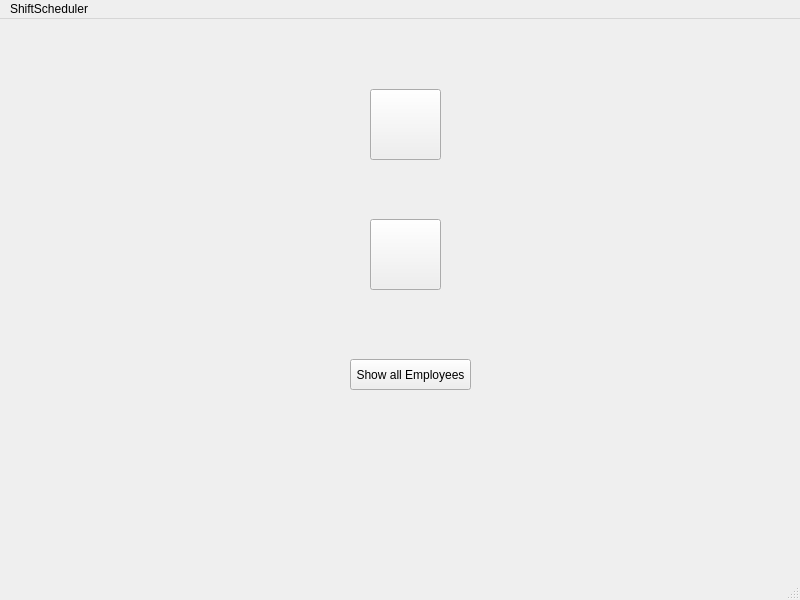
<?xml version="1.0" encoding="UTF-8"?>
<ui version="4.0">
 <class>MainWindow</class>
 <widget class="QMainWindow" name="MainWindow">
  <property name="geometry">
   <rect>
    <x>0</x>
    <y>0</y>
    <width>800</width>
    <height>600</height>
   </rect>
  </property>
  <property name="windowTitle">
   <string>MainWindow</string>
  </property>
  <widget class="QWidget" name="centralwidget">
   <widget class="QPushButton" name="pushButtonAddNewEmployee">
    <property name="geometry">
     <rect>
      <x>370</x>
      <y>70</y>
      <width>71</width>
      <height>71</height>
     </rect>
    </property>
    <property name="toolTip">
     <string>Add new employee</string>
    </property>
    <property name="text">
     <string/>
    </property>
    <property name="icon">
     <iconset resource="qtresource.qrc">
      <normaloff>:/icons/add_worker.png</normaloff>:/icons/add_worker.png</iconset>
    </property>
    <property name="iconSize">
     <size>
      <width>64</width>
      <height>64</height>
     </size>
    </property>
   </widget>
   <widget class="QPushButton" name="pushButtonCreateNewSchedule">
    <property name="geometry">
     <rect>
      <x>370</x>
      <y>200</y>
      <width>71</width>
      <height>71</height>
     </rect>
    </property>
    <property name="toolTip">
     <string>Create new schedule</string>
    </property>
    <property name="text">
     <string/>
    </property>
    <property name="icon">
     <iconset resource="qtresource.qrc">
      <normaloff>:/icons/schedule.png</normaloff>:/icons/schedule.png</iconset>
    </property>
    <property name="iconSize">
     <size>
      <width>64</width>
      <height>64</height>
     </size>
    </property>
   </widget>
   <widget class="QPushButton" name="pushButtonShowAllEmployees">
    <property name="geometry">
     <rect>
      <x>350</x>
      <y>340</y>
      <width>121</width>
      <height>31</height>
     </rect>
    </property>
    <property name="text">
     <string>Show all Employees</string>
    </property>
   </widget>
  </widget>
  <widget class="QMenuBar" name="menubar">
   <property name="geometry">
    <rect>
     <x>0</x>
     <y>0</y>
     <width>800</width>
     <height>22</height>
    </rect>
   </property>
   <widget class="QMenu" name="menuShiftScheduler">
    <property name="title">
     <string>ShiftScheduler</string>
    </property>
   </widget>
   <addaction name="menuShiftScheduler"/>
  </widget>
  <widget class="QStatusBar" name="statusbar"/>
 </widget>
 <resources>
  <include location="qtresource.qrc"/>
 </resources>
 <connections/>
</ui>
